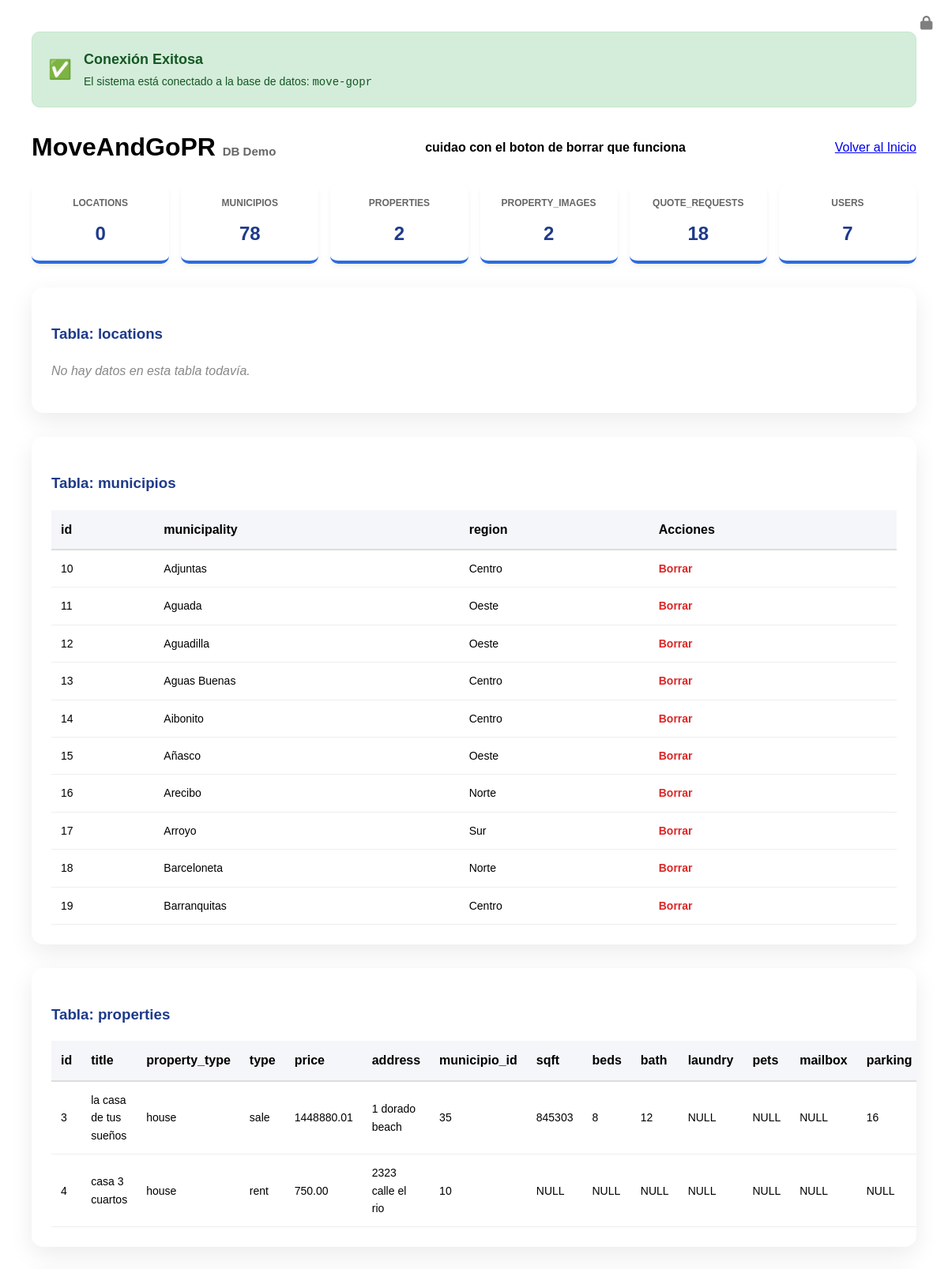
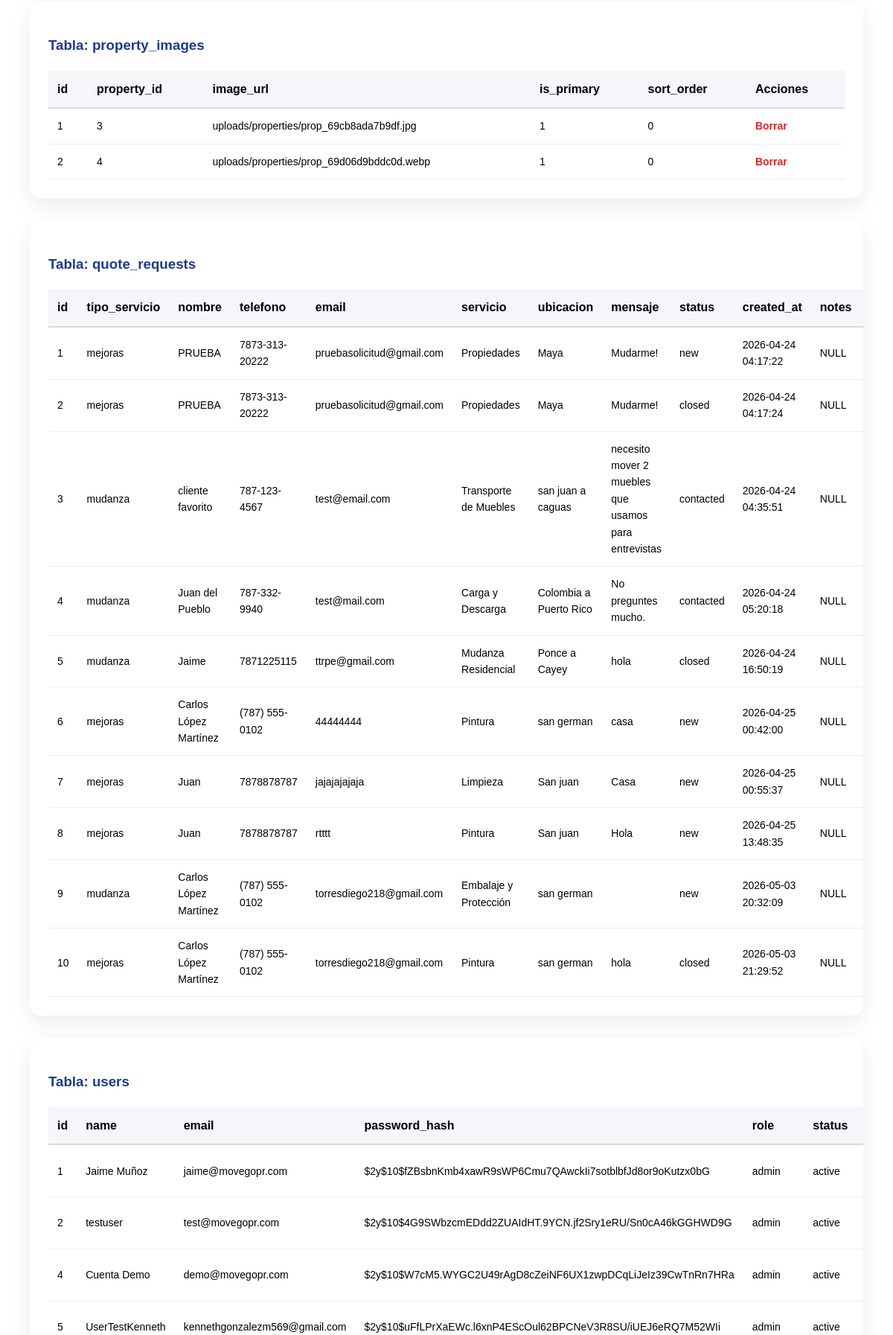
Screenshot of /db_test.php (signed in, upper part) with the database file from the repository (2 pictures, top to bottom).
### tables this page shows
CREATE TABLE `municipios` (
  `id` smallint(5) UNSIGNED NOT NULL,
  `municipality` varchar(80) NOT NULL,
  `region` enum('Norte','Sur','Este','Oeste','Centro','Metro') NOT NULL
);

CREATE TABLE `properties` (
  `id` bigint(20) UNSIGNED NOT NULL,
  `title` varchar(150) NOT NULL,
  `property_type` enum('house','apartment','condo','land','commercial') NOT NULL,
  `type` enum('sale','rent') NOT NULL,
  `price` decimal(12,2) NOT NULL,
  `address` varchar(255) NOT NULL,
  `municipio_id` smallint(5) UNSIGNED NOT NULL,
  `sqft` int(10) UNSIGNED DEFAULT NULL,
  `beds` tinyint(3) UNSIGNED DEFAULT NULL,
  `bath` tinyint(3) UNSIGNED DEFAULT NULL,
  `laundry` varchar(100) DEFAULT NULL,
  `pets` varchar(100) DEFAULT NULL,
  `mailbox` varchar(100) DEFAULT NULL,
  `parking` varchar(100) DEFAULT NULL,
  `furnished` tinyint(1) NOT NULL DEFAULT 0,
  `featured` tinyint(1) NOT NULL DEFAULT 0,
  `status` enum('available','sold','rented','inactive') NOT NULL DEFAULT 'available',
  `description` text DEFAULT NULL,
  `lat` decimal(10,7) DEFAULT NULL,
  `lng` decimal(10,7) DEFAULT NULL,
  `created_at` timestamp NOT NULL DEFAULT current_timestamp()
);

CREATE TABLE `property_images` (
  `id` int(11) NOT NULL,
  `property_id` bigint(20) UNSIGNED NOT NULL,
  `image_url` varchar(500) NOT NULL,
  `is_primary` tinyint(1) NOT NULL DEFAULT 0,
  `sort_order` int(11) NOT NULL DEFAULT 0
);

CREATE TABLE `quote_requests` (
  `id` int(11) NOT NULL,
  `tipo_servicio` varchar(20) NOT NULL DEFAULT '',
  `nombre` varchar(100) NOT NULL DEFAULT '',
  `telefono` varchar(20) NOT NULL DEFAULT '',
  `email` varchar(100) NOT NULL DEFAULT '',
  `servicio` varchar(100) NOT NULL DEFAULT '',
  `ubicacion` varchar(200) NOT NULL DEFAULT '',
  `mensaje` text DEFAULT NULL,
  `status` varchar(20) NOT NULL DEFAULT 'new',
  `created_at` timestamp NOT NULL DEFAULT current_timestamp(),
  `notes` text DEFAULT NULL
);

CREATE TABLE `users` (
  `id` bigint(20) UNSIGNED NOT NULL,
  `name` varchar(100) DEFAULT NULL,
  `email` varchar(254) NOT NULL,
  `password_hash` varchar(255) NOT NULL,
  `role` enum('customer','admin') NOT NULL DEFAULT 'customer',
  `status` enum('pending','active','rejected') NOT NULL DEFAULT 'pending',
  `created_at` timestamp NOT NULL DEFAULT current_timestamp()
);

### config.php (called while the page is built, shortened)
<?php
$dbname = 'move-gopr';
?>

### db_test.php (the view, shortened to what this page needs)
<?php
require_once 'config.php';
$tableQuery = $pdo->query("SHOW TABLES");
$tables = $tableQuery->fetchAll(PDO::FETCH_COLUMN);
?>
<!DOCTYPE html>
<html lang="es">
<head>
    <link rel="stylesheet" href="css/styles.css">
</head>
<body>
<div class="test-container">
   <?php if (isset($pdo)): ?>
        <div style="background: #d4edda; color: #155724; padding: 20px; border-radius: 10px; border: 1px solid #c3e6cb; margin-bottom: 25px; display: flex; align-items: center; gap: 15px;">
            <span style="font-size: 24px;">✅</span>
            <div>
                <strong style="display: block; font-size: 18px;">Conexión Exitosa</strong>
                <span style="font-size: 14px;">El sistema está conectado a la base de datos: <code><?php echo htmlspecialchars($dbname); ?></code></span>
            </div>
        </div>
    <?php else: ?>
        <div style="background: #f8d7da; color: #721c24; padding: 20px; border-radius: 10px; border: 1px solid #f5c6cb; margin-bottom: 25px;">
            <strong>❌ Error de Conexión:</strong> No se pudo encontrar la base de datos. Verifica tu archivo <code>config.php</code>.
        </div>
    <?php endif; ?>
    <header style="display: flex; justify-content: space-between; align-items: center; margin-bottom: 20px;">
        <h1 style="margin:0;">MoveAnd<span class="green">GoPR</span> <small style="font-size: 15px; color: #666;">DB Demo</small></h1>
        <b>cuidao con el boton de borrar que funciona</b>
        <div style="display: flex; gap: 10px;">
            <a href="index.php" class="btn blue">Volver al Inicio</a>
        </div>
    </header>
    <div class="stats-grid">
        <?php foreach ($tables as $table):
            $count = $pdo->query("SELECT count(*) FROM `$table`")->fetchColumn();
        ?>
            <div class="stat-card">
                <h4><?php echo $table; ?></h4>
                <p><?php echo $count; ?></p>
            </div>
        <?php endforeach; ?>
    </div>
    <?php foreach ($tables as $table): ?>
        <div class="db-card">
            <h3 style="color: #1e3a8a;">Tabla: <?php echo htmlspecialchars($table); ?></h3>
            <?php
            $stmt = $pdo->query("SELECT * FROM `$table` LIMIT 10");
            $rows = $stmt->fetchAll(PDO::FETCH_ASSOC);
            if ($rows): ?>
                <table>
                    <thead>
                        <tr>
                            <?php foreach (array_keys($rows[0]) as $col): ?>
                                <th><?php echo htmlspecialchars($col); ?></th>
                            <?php endforeach; ?>
                            <th>Acciones</th>
                        </tr>
                    </thead>
                    <tbody>
                        <?php foreach ($rows as $row): ?>
                            <tr>
                                <?php foreach ($row as $cell): ?>
                                    <td><?php echo htmlspecialchars($cell ?? 'NULL'); ?></td>
                                <?php endforeach; ?>
                                <td>
                                    <a href="?table=<?php echo $table; ?>&delete_id=<?php echo $row['id']; ?>"
                                       class="delete-link"
                                       onclick="return confirm('¿Seguro que quieres borrar esto?')">Borrar</a>
                                </td>
                            </tr>
                        <?php endforeach; ?>
                    </tbody>
                </table>
            <?php else: ?>
                <p style="color: #888; font-style: italic;">No hay datos en esta tabla todavía.</p>
            <?php endif; ?>
        </div>
    <?php endforeach; ?>
</div>
<?php include 'footer.php'; ?>
</body>
</html>

### css/styles.css (style rules this page uses)
body { font-family: 'Poppins', sans-serif; margin: 0; line-height: 1.6; }
:root { --color-principal: #3B6E1A; --color-secundario: #4E8F22; --color-acento: #22C55E; --color-texto: #1a1a1a; }

### db_test.php (style rules this page uses)
.test-container { padding: 40px; max-width: 1200px; margin: auto; }
.stats-grid { display: grid; grid-template-columns: repeat(auto-fit, minmax(150px, 1fr)); gap: 15px; margin-bottom: 30px; }
.stat-card { background: white; padding: 15px; border-radius: 10px; text-align: center; border-bottom: 4px solid #2d6cdf; box-shadow: 0 4px 6px rgba(0,0,0,0.05); }
.stat-card h4 { margin: 0; color: #666; font-size: 12px; text-transform: uppercase; }
.stat-card p { font-size: 24px; font-weight: bold; margin: 10px 0 0 0; color: #1e3a8a; }
.db-card { background: white; padding: 25px; border-radius: 15px; margin-bottom: 30px; box-shadow: 0 10px 30px rgba(0,0,0,0.08); overflow-x: auto; }
table { width: 100%; border-collapse: collapse; margin-top: 15px; }
th { background: #f4f6f9; padding: 12px; text-align: left; border-bottom: 2px solid #ddd; }
td { padding: 12px; border-bottom: 1px solid #eee; font-size: 14px; }
.delete-link { color: #dc2626; text-decoration: none; font-weight: bold; }

### rows the page displays
municipios: id "10", municipality "Adjuntas", region "Centro"
municipios: id "11", municipality "Aguada", region "Oeste"
municipios: id "12", municipality "Aguadilla", region "Oeste"
municipios: id "13", municipality "Aguas Buenas", region "Centro"
municipios: id "14", municipality "Aibonito", region "Centro"
municipios: id "15", municipality "Añasco", region "Oeste"
municipios: id "16", municipality "Arecibo", region "Norte"
municipios: id "17", municipality "Arroyo", region "Sur"
municipios: id "18", municipality "Barceloneta", region "Norte"
municipios: id "19", municipality "Barranquitas", region "Centro"
properties: id "3", title "la casa de tus sueños", property_type "house", type "sale", price "1448880.01", address "1 dorado beach", municipio "35", sqft "845303", beds "8", bath "12", cell "NULL", parking "16"
properties: id "4", title "casa 3 cuartos", property_type "house", type "rent", price "750.00", address "2323 calle el rio", municipio "10", cell "NULL"
property_images: cell "1", property "3", image_url "uploads/properties/prop_69cb8ada7b9df.jpg", sort_order "0"
property_images: id "2", property "4", image_url "uploads/properties/prop_69d06d9bddc0d.webp", is_primary "1", sort_order "0"
quote_requests: id "1", tipo_servicio "mejoras", nombre "PRUEBA", telefono "7873-313-20222", email "pruebasolicitud@gmail.com", servicio "Propiedades", ubicacion "Maya", mensaje "Mudarme!", status "new", created_at "2026-04-24 04:17:22", cell "NULL"
quote_requests: id "2", tipo_servicio "mejoras", nombre "PRUEBA", telefono "7873-313-20222", email "pruebasolicitud@gmail.com", servicio "Propiedades", ubicacion "Maya", mensaje "Mudarme!", status "closed", created_at "2026-04-24 04:17:24", cell "NULL"
quote_requests: id "3", tipo_servicio "mudanza", nombre "cliente favorito", telefono "787-123-4567", email "test@email.com", servicio "Transporte de Muebles", ubicacion "san juan a caguas", mensaje "necesito mover 2 muebles que usamos para entrevistas", status "contacted", created_at "2026-04-24 04:35:51", cell "NULL"
quote_requests: id "4", tipo_servicio "mudanza", nombre "Juan del Pueblo", telefono "787-332-9940", email "test@mail.com", servicio "Carga y Descarga", ubicacion "Colombia a Puerto Rico", mensaje "No preguntes mucho.", status "contacted", created_at "2026-04-24 05:20:18", cell "NULL"
quote_requests: id "5", tipo_servicio "mudanza", nombre "Jaime", telefono "7871225115", email "ttrpe@gmail.com", servicio "Mudanza Residencial", ubicacion "Ponce a Cayey", mensaje "hola", status "closed", created_at "2026-04-24 16:50:19", cell "NULL"
quote_requests: id "6", tipo_servicio "mejoras", nombre "Carlos López Martínez", telefono "(787) 555-0102", email "44444444", servicio "Pintura", ubicacion "san german", mensaje "casa", status "new", created_at "2026-04-25 00:42:00", cell "NULL"
quote_requests: id "7", tipo_servicio "mejoras", nombre "Juan", telefono "7878878787", email "jajajajajaja", servicio "Limpieza", ubicacion "San juan", mensaje "Casa", status "new", created_at "2026-04-25 00:55:37", cell "NULL"
quote_requests: id "8", tipo_servicio "mejoras", nombre "Juan", telefono "7878878787", email "rtttt", servicio "Pintura", ubicacion "San juan", mensaje "Hola", status "new", created_at "2026-04-25 13:48:35", cell "NULL"
quote_requests: id "9", tipo_servicio "mudanza", nombre "Carlos López Martínez", telefono "(787) 555-0102", email "torresdiego218@gmail.com", servicio "Embalaje y Protección", ubicacion "san german", status "new", created_at "2026-05-03 20:32:09", cell "NULL"
quote_requests: id "10", tipo_servicio "mejoras", nombre "Carlos López Martínez", telefono "(787) 555-0102", email "torresdiego218@gmail.com", servicio "Pintura", ubicacion "san german", mensaje "hola", status "closed", created_at "2026-05-03 21:29:52", cell "NULL"
users: id "1", name "Jaime Muñoz", email "jaime@movegopr.com", password_hash "$2y$10$fZBsbnKmb4xawR9sWP6Cmu7QAwckIi7sotblbfJd8or9oKutzx0bG", role "admin", status "active"
users: id "2", name "testuser", email "test@movegopr.com", password_hash "$2y$10$4G9SWbzcmEDdd2ZUAIdHT.9YCN.jf2Sry1eRU/Sn0cA46kGGHWD9G", role "admin", status "active"
users: id "4", name "Cuenta Demo", email "demo@movegopr.com", password_hash "$2y$10$W7cM5.WYGC2U49rAgD8cZeiNF6UX1zwpDCqLiJeIz39CwTnRn7HRa", role "admin", status "active"
users: id "5", name "UserTestKenneth", email "kennethgonzalezm569@gmail.com", password_hash "$2y$10$uFfLPrXaEWc.l6xnP4EScOul62BPCNeV3R8SU/iUEJ6eRQ7M52WIi", role "admin", status "active"

### other values shown
$dbname "move-gopr"
$table "LOCATIONS"
$count "0"
$table "MUNICIPIOS"
$count "78"
$table "PROPERTIES"
$count "2"
$table "PROPERTY_IMAGES"
$table "QUOTE_REQUESTS"
$count "18"
$table "USERS"
$count "7"
$table "locations"
$table "municipios"
$col "id"
